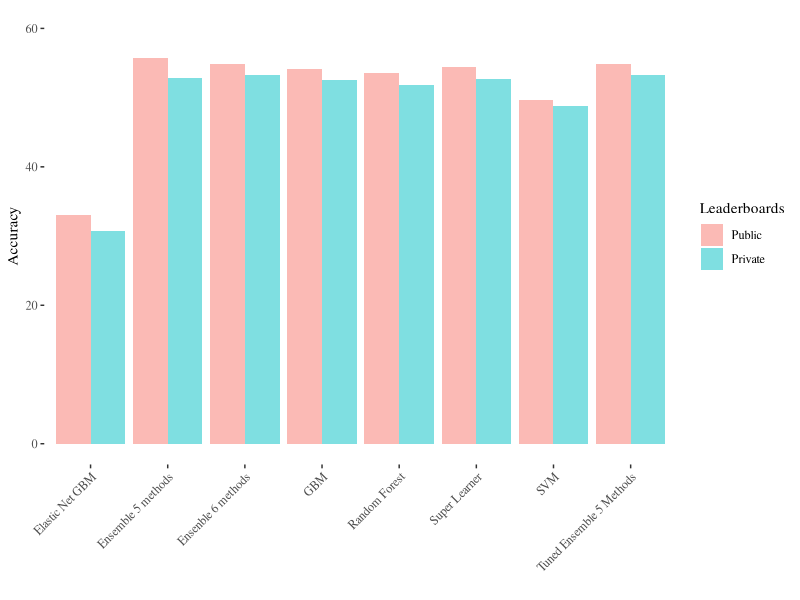

Reproduce this figure in R.
## ---- chunk 1
library(ggplot2); library(reshape2) ; library(ggthemes)
Algorithms<- c("Super Learner","Ensemble 5 methods", "GBM","Random Forest","SVM","Elastic Net GBM","Ensenble 6 methods","Tuned Ensemble 5 Methods")
Public<-c(0.54348,0.55745,0.54193,0.53571,0.49689,0.33075,0.54814,0.54814)
Private<-c(0.52689,0.52844,0.52589,0.51756,0.48844, 0.30711,0.53267,0.53322)
Private<-round(Private*100,2)
Public<-round(Public*100,2)
df<-as.data.frame(cbind(Algorithms,Public,Private))

df.m<-reshape2::melt(df, id.vars='Algorithms');
df.m$value <- as.double(df.m$value)
ggplot(df.m, aes(Algorithms, value)) +
geom_bar(aes(fill = variable), position = "dodge", stat="identity", alpha=.5)+
labs(y="Accuracy", x="")+
guides(fill=guide_legend(title="Leaderboards"))+
theme_tufte() +
ylim(0,60) +
theme(axis.text.x = element_text(angle = 45, hjust = 1))
